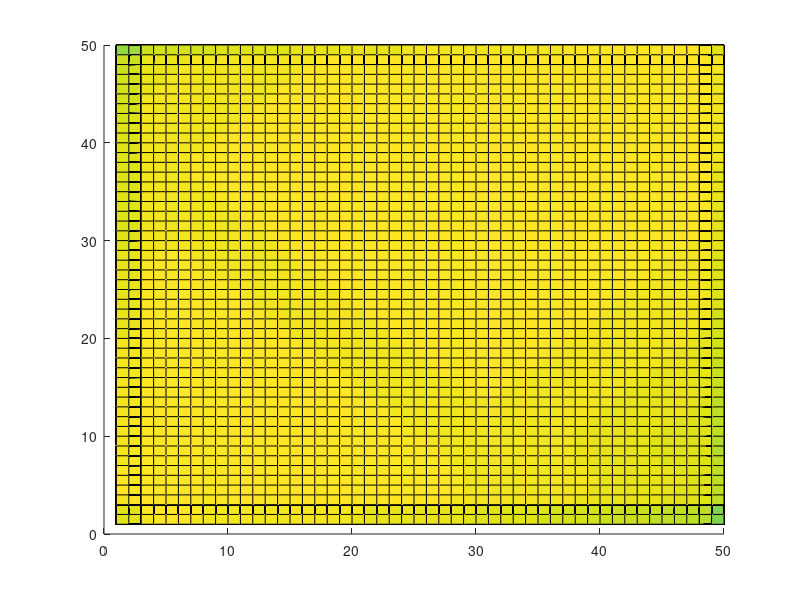

Reproduce this figure in MATLAB.
clc
clear all
close all
hold on

x=50;
y=50;
forest = zeros(x, y);
gump = forest*0;
flamabilibility = 0.01;
forest(5, 5) = 1;
forest(49, 42) = 1;
forest(37, 30) = 1;
for z = 1:100
    for j =1:x
        for i = 1:y
            if forest(j, i)>0
                gump(j, i) = gump(j, i) +flamabilibility.*(1 - gump(j, i));
                if j ~= 1 && j ~= x
                    gump(j+1, i) = gump(j+1, i) +flamabilibility.*(1 - gump(j+1, i));
                    gump(j-1, i) = gump(j-1, i) +flamabilibility.*(1 - gump(j-1, i));
                end
                if i ~= 1 && i ~= y
                gump(j, i+1) = gump(j, i+1) +flamabilibility.*(1 - gump(j, i+1));
                gump(j, i-1) = gump(j, i-1) +flamabilibility.*(1 - gump(j, i-1));
                end
            end
        end
    end
    pause(0.05)
    forest=gump;
    view(0, 90);
    surf(forest)
    %disp(forest)
end
